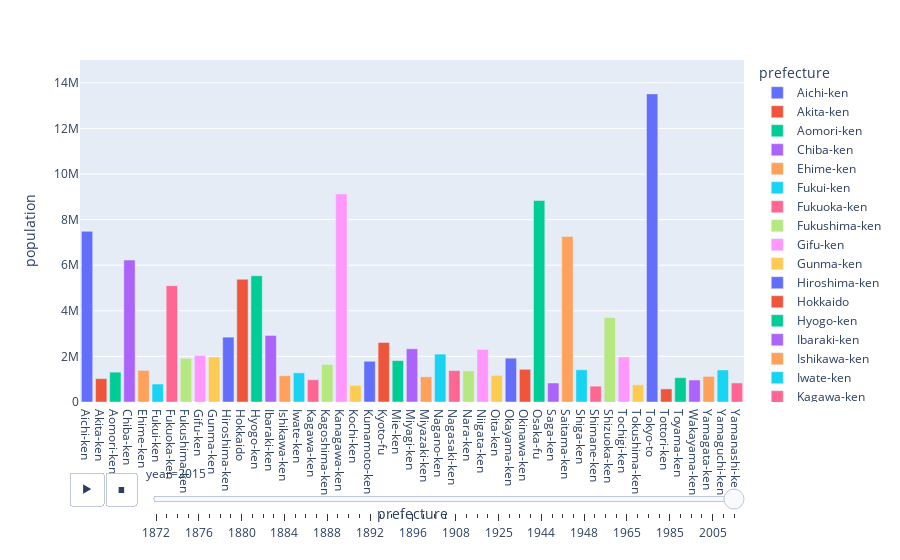

Source (notebook cell):
### Markdown cell above
From the historical population graph and a snippet of the dataset table above, the population of Japan had an increasing trend from the late 1800s to early 2000s. However, during the 1990s, the growth gradually slowed down and at around 2010, the population reached its historic maximum and started to decline. We see that around the time of World War 1 and 2, population had a sharp decline, but the context of the current decline is different. There are currently no wars Japan is actively taking part in and the slope behavior approaching the decline is different compared to the decline experienced in the 1920s and 1940s. We see the current decline is more gradual whereas the previous declines were relatively sharp.

### Code cell
# this code was adapted from https://plotly.com/python/animations/
fig = px.bar(population, x="prefecture", y="population", color="prefecture", animation_frame="year", animation_group="prefecture", range_y=[0,15_000_000])
fig.show()

### Figure 1 — Plotly figure (JSON) as saved in the notebook; plotly's stock layout.template omitted (floating-point values rounded to 4 significant figures)
{"data": [{"alignmentgroup": "True", "hovertemplate": "prefecture=%{x}<br>year=2015<br>population=%{y}<extra></extra>", "ids": ["Aichi-ken"], "legendgroup": "Aichi-ken", "marker": {"color": "#636efa", "pattern": {"shape": ""}}, "name": "Aichi-ken", "offsetgroup": "Aichi-ken", "orientation": "v", "showlegend": true, "textposition": "auto", "type": "bar", "x": ["Aichi-ken"], "xaxis": "x", "y": [7484094], "yaxis": "y"}, {"alignmentgroup": "True", "hovertemplate": "prefecture=%{x}<br>year=2015<br>population=%{y}<extra></extra>", "ids": ["Akita-ken"], "legendgroup": "Akita-ken", "marker": {"color": "#EF553B", "pattern": {"shape": ""}}, "name": "Akita-ken", "offsetgroup": "Akita-ken", "orientation": "v", "showlegend": true, "textposition": "auto", "type": "bar", "x": ["Akita-ken"], "xaxis": "x", "y": [1022839], "yaxis": "y"}, {"alignmentgroup": "True", "hovertemplate": "prefecture=%{x}<br>year=2015<br>population=%{y}<extra></extra>", "ids": ["Aomori-ken"], "legendgroup": "Aomori-ken", "marker": {"color": "#00cc96", "pattern": {"shape": ""}}, "name": "Aomori-ken", "offsetgroup": "Aomori-ken", "orientation": "v", "showlegend": true, "textposition": "auto", "type": "bar", "x": ["Aomori-ken"], "xaxis": "x", "y": [1308649], "yaxis": "y"}, {"alignmentgroup": "True", "hovertemplate": "prefecture=%{x}<br>year=2015<br>population=%{y}<extra></extra>", "ids": ["Chiba-ken"], "legendgroup": "Chiba-ken", "marker": {"color": "#ab63fa", "pattern": {"shape": ""}}, "name": "Chiba-ken", "offsetgroup": "Chiba-ken", "orientation": "v", "showlegend": true, "textposition": "auto", "type": "bar", "x": ["Chiba-ken"], "xaxis": "x", "y": [6224027], "yaxis": "y"}, {"alignmentgroup": "True", "hovertemplate": "prefecture=%{x}<br>year=2015<br>population=%{y}<extra></extra>", "ids": ["Ehime-ken"], "legendgroup": "Ehime-ken", "marker": {"color": "#FFA15A", "pattern": {"shape": ""}}, "name": "Ehime-ken", "offsetgroup": "Ehime-ken", "orientation": "v", "showlegend": true, "textposition": "auto", "type": "bar", "x": ["Ehime-ken"], "xaxis": "x", "y": [1385840], "yaxis": "y"}, {"alignmentgroup": "True", "hovertemplate": "prefecture=%{x}<br>year=2015<br>population=%{y}<extra></extra>", "ids": ["Fukui-ken"], "legendgroup": "Fukui-ken", "marker": {"color": "#19d3f3", "pattern": {"shape": ""}}, "name": "Fukui-ken", "offsetgroup": "Fukui-ken", "orientation": "v", "showlegend": true, "textposition": "auto", "type": "bar", "x": ["Fukui-ken"], "xaxis": "x", "y": [787099], "yaxis": "y"}, {"alignmentgroup": "True", "hovertemplate": "prefecture=%{x}<br>year=2015<br>population=%{y}<extra></extra>", "ids": ["Fukuoka-ken"], "legendgroup": "Fukuoka-ken", "marker": {"color": "#FF6692", "pattern": {"shape": ""}}, "name": "Fukuoka-ken", "offsetgroup": "Fukuoka-ken", "orientation": "v", "showlegend": true, "textposition": "auto", "type": "bar", "x": ["Fukuoka-ken"], "xaxis": "x", "y": [5102871], "yaxis": "y"}, {"alignmentgroup": "True", "hovertemplate": "prefecture=%{x}<br>year=2015<br>population=%{y}<extra></extra>", "ids": ["Fukushima-ken"], "legendgroup": "Fukushima-ken", "marker": {"color": "#B6E880", "pattern": {"shape": ""}}, "name": "Fukushima-ken", "offsetgroup": "Fukushima-ken", "orientation": "v", "showlegend": true, "textposition": "auto", "type": "bar", "x": ["Fukushima-ken"], "xaxis": "x", "y": [1913606], "yaxis": "y"}, {"alignmentgroup": "True", "hovertemplate": "prefecture=%{x}<br>year=2015<br>population=%{y}<extra></extra>", "ids": ["Gifu-ken"], "legendgroup": "Gifu-ken", "marker": {"color": "#FF97FF", "pattern": {"shape": ""}}, "name": "Gifu-ken", "offsetgroup": "Gifu-ken", "orientation": "v", "showlegend": true, "textposition": "auto", "type": "bar", "x": ["Gifu-ken"], "xaxis": "x", "y": [2032533], "yaxis": "y"}, {"alignmentgroup": "True", "hovertemplate": "prefecture=%{x}<br>year=2015<br>population=%{y}<extra></extra>", "ids": ["Gunma-ken"], "legendgroup": "Gunma-ken", "marker": {"color": "#FECB52", "pattern": {"shape": ""}}, "name": "Gunma-ken", "offsetgroup": "Gunma-ken", "orientation": "v", "showlegend": true, "textposition": "auto", "type": "bar", "x": ["Gunma-ken"], "xaxis": "x", "y": [1973476], "yaxis": "y"}, {"alignmentgroup": "True", "hovertemplate": "prefecture=%{x}<br>year=2015<br>population=%{y}<extra></extra>", "ids": ["Hiroshima-ken"], "legendgroup": "Hiroshima-ken", "marker": {"color": "#636efa", "pattern": {"shape": ""}}, "name": "Hiroshima-ken", "offsetgroup": "Hiroshima-ken", "orientation": "v", "showlegend": true, "textposition": "auto", "type": "bar", "x": ["Hiroshima-ken"], "xaxis": "x", "y": [2844963], "yaxis": "y"}, {"alignmentgroup": "True", "hovertemplate": "prefecture=%{x}<br>year=2015<br>population=%{y}<extra></extra>", "ids": ["Hokkaido"], "legendgroup": "Hokkaido", "marker": {"color": "#EF553B", "pattern": {"shape": ""}}, "name": "Hokkaido", "offsetgroup": "Hokkaido", "orientation": "v", "showlegend": true, "textposition": "auto", "type": "bar", "x": ["Hokkaido"], "xaxis": "x", "y": [5383579], "yaxis": "y"}, {"alignmentgroup": "True", "hovertemplate": "prefecture=%{x}<br>year=2015<br>population=%{y}<extra></extra>", "ids": ["Hyogo-ken"], "legendgroup": "Hyogo-ken", "marker": {"color": "#00cc96", "pattern": {"shape": ""}}, "name": "Hyogo-ken", "offsetgroup": "Hyogo-ken", "orientation": "v", "showlegend": true, "textposition": "auto", "type": "bar", "x": ["Hyogo-ken"], "xaxis": "x", "y": [5536989], "yaxis": "y"}, {"alignmentgroup": "True", "hovertemplate": "prefecture=%{x}<br>year=2015<br>population=%{y}<extra></extra>", "ids": ["Ibaraki-ken"], "legendgroup": "Ibaraki-ken", "marker": {"color": "#ab63fa", "pattern": {"shape": ""}}, "name": "Ibaraki-ken", "offsetgroup": "Ibaraki-ken", "orientation": "v", "showlegend": true, "textposition": "auto", "type": "bar", "x": ["Ibaraki-ken"], "xaxis": "x", "y": [2917857], "yaxis": "y"}, {"alignmentgroup": "True", "hovertemplate": "prefecture=%{x}<br>year=2015<br>population=%{y}<extra></extra>", "ids": ["Ishikawa-ken"], "legendgroup": "Ishikawa-ken", "marker": {"color": "#FFA15A", "pattern": {"shape": ""}}, "name": "Ishikawa-ken", "offsetgroup": "Ishikawa-ken", "orientation": "v", "showlegend": true, "textposition": "auto", "type": "bar", "x": ["Ishikawa-ken"], "xaxis": "x", "y": [1154343], "yaxis": "y"}, {"alignmentgroup": "True", "hovertemplate": "prefecture=%{x}<br>year=2015<br>population=%{y}<extra></extra>", "ids": ["Iwate-ken"], "legendgroup": "Iwate-ken", "marker": {"color": "#19d3f3", "pattern": {"shape": ""}}, "name": "Iwate-ken", "offsetgroup": "Iwate-ken", "orientation": "v", "showlegend": true, "textposition": "auto", "type": "bar", "x": ["Iwate-ken"], "xaxis": "x", "y": [1279814], "yaxis": "y"}, {"alignmentgroup": "True", "hovertemplate": "prefecture=%{x}<br>year=2015<br>population=%{y}<extra></extra>", "ids": ["Kagawa-ken"], "legendgroup": "Kagawa-ken", "marker": {"color": "#FF6692", "pattern": {"shape": ""}}, "name": "Kagawa-ken", "offsetgroup": "Kagawa-ken", "orientation": "v", "showlegend": true, "textposition": "auto", "type": "bar", "x": ["Kagawa-ken"], "xaxis": "x", "y": [976756], "yaxis": "y"}, {"alignmentgroup": "True", "hovertemplate": "prefecture=%{x}<br>year=2015<br>population=%{y}<extra></extra>", "ids": ["Kagoshima-ken"], "legendgroup": "Kagoshima-ken", "marker": {"color": "#B6E880", "pattern": {"shape": ""}}, "name": "Kagoshima-ken", "offsetgroup": "Kagoshima-ken", "orientation": "v", "showlegend": true, "textposition": "auto", "type": "bar", "x": ["Kagoshima-ken"], "xaxis": "x", "y": [1648752], "yaxis": "y"}, {"alignmentgroup": "True", "hovertemplate": "prefecture=%{x}<br>year=2015<br>population=%{y}<extra></extra>", "ids": ["Kanagawa-ken"], "legendgroup": "Kanagawa-ken", "marker": {"color": "#FF97FF", "pattern": {"shape": ""}}, "name": "Kanagawa-ken", "offsetgroup": "Kanagawa-ken", "orientation": "v", "showlegend": true, "textposition": "auto", "type": "bar", "x": ["Kanagawa-ken"], "xaxis": "x", "y": [9127323], "yaxis": "y"}, {"alignmentgroup": "True", "hovertemplate": "prefecture=%{x}<br>year=2015<br>population=%{y}<extra></extra>", "ids": ["Kochi-ken"], "legendgroup": "Kochi-ken", "marker": {"color": "#FECB52", "pattern": {"shape": ""}}, "name": "Kochi-ken", "offsetgroup": "Kochi-ken", "orientation": "v", "showlegend": true, "textposition": "auto", "type": "bar", "x": ["Kochi-ken"], "xaxis": "x", "y": [728461], "yaxis": "y"}, {"alignmentgroup": "True", "hovertemplate": "prefecture=%{x}<br>year=2015<br>population=%{y}<extra></extra>", "ids": ["Kumamoto-ken"], "legendgroup": "Kumamoto-ken", "marker": {"color": "#636efa", "pattern": {"shape": ""}}, "name": "Kumamoto-ken", "offsetgroup": "Kumamoto-ken", "orientation": "v", "showlegend": true, "textposition": "auto", "type": "bar", "x": ["Kumamoto-ken"], "xaxis": "x", "y": [1786969], "yaxis": "y"}, {"alignmentgroup": "True", "hovertemplate": "prefecture=%{x}<br>year=2015<br>population=%{y}<extra></extra>", "ids": ["Kyoto-fu"], "legendgroup": "Kyoto-fu", "marker": {"color": "#EF553B", "pattern": {"shape": ""}}, "name": "Kyoto-fu", "offsetgroup": "Kyoto-fu", "orientation": "v", "showlegend": true, "textposition": "auto", "type": "bar", "x": ["Kyoto-fu"], "xaxis": "x", "y": [2610140], "yaxis": "y"}, {"alignmentgroup": "True", "hovertemplate": "prefecture=%{x}<br>year=2015<br>population=%{y}<extra></extra>", "ids": ["Mie-ken"], "legendgroup": "Mie-ken", "marker": {"color": "#00cc96", "pattern": {"shape": ""}}, "name": "Mie-ken", "offsetgroup": "Mie-ken", "orientation": "v", "showlegend": true, "textposition": "auto", "type": "bar", "x": ["Mie-ken"], "xaxis": "x", "y": [1815827], "yaxis": "y"}, {"alignmentgroup": "True", "hovertemplate": "prefecture=%{x}<br>year=2015<br>population=%{y}<extra></extra>", "ids": ["Miyagi-ken"], "legendgroup": "Miyagi-ken", "marker": {"color": "#ab63fa", "pattern": {"shape": ""}}, "name": "Miyagi-ken", "offsetgroup": "Miyagi-ken", "orientation": "v", "showlegend": true, "textposition": "auto", "type": "bar", "x": ["Miyagi-ken"], "xaxis": "x", "y": [2334215], "yaxis": "y"}, {"alignmentgroup": "True", "hovertemplate": "prefecture=%{x}<br>year=2015<br>population=%{y}<extra></extra>", "ids": ["Miyazaki-ken"], "legendgroup": "Miyazaki-ken", "marker": {"color": "#FFA15A", "pattern": {"shape": ""}}, "name": "Miyazaki-ken", "offsetgroup": "Miyazaki-ken", "orientation": "v", "showlegend": true, "textposition": "auto", "type": "bar", "x": ["Miyazaki-ken"], "xaxis": "x", "y": [1104377], "yaxis": "y"}, {"alignmentgroup": "True", "hovertemplate": "prefecture=%{x}<br>year=2015<br>population=%{y}<extra></extra>", "ids": ["Nagano-ken"], "legendgroup": "Nagano-ken", "marker": {"color": "#19d3f3", "pattern": {"shape": ""}}, "name": "Nagano-ken", "offsetgroup": "Nagano-ken", "orientation": "v", "showlegend": true, "textposition": "auto", "type": "bar", "x": ["Nagano-ken"], "xaxis": "x", "y": [2099759], "yaxis": "y"}, {"alignmentgroup": "True", "hovertemplate": "prefecture=%{x}<br>year=2015<br>population=%{y}<extra></extra>", "ids": ["Nagasaki-ken"], "legendgroup": "Nagasaki-ken", "marker": {"color": "#FF6692", "pattern": {"shape": ""}}, "name": "Nagasaki-ken", "offsetgroup": "Nagasaki-ken", "orientation": "v", "showlegend": true, "textposition": "auto", "type": "bar", "x": ["Nagasaki-ken"], "xaxis": "x", "y": [1377780], "yaxis": "y"}, {"alignmentgroup": "True", "hovertemplate": "prefecture=%{x}<br>year=2015<br>population=%{y}<extra></extra>", "ids": ["Nara-ken"], "legendgroup": "Nara-ken", "marker": {"color": "#B6E880", "pattern": {"shape": ""}}, "name": "Nara-ken", "offsetgroup": "Nara-ken", "orientation": "v", "showlegend": true, "textposition": "auto", "type": "bar", "x": ["Nara-ken"], "xaxis": "x", "y": [1365008], "yaxis": "y"}, {"alignmentgroup": "True", "hovertemplate": "prefecture=%{x}<br>year=2015<br>population=%{y}<extra></extra>", "ids": ["Niigata-ken"], "legendgroup": "Niigata-ken", "marker": {"color": "#FF97FF", "pattern": {"shape": ""}}, "name": "Niigata-ken", "offsetgroup": "Niigata-ken", "orientation": "v", "showlegend": true, "textposition": "auto", "type": "bar", "x": ["Niigata-ken"], "xaxis": "x", "y": [2305098], "yaxis": "y"}, {"alignmentgroup": "True", "hovertemplate": "prefecture=%{x}<br>year=2015<br>population=%{y}<extra></extra>", "ids": ["Oita-ken"], "legendgroup": "Oita-ken", "marker": {"color": "#FECB52", "pattern": {"shape": ""}}, "name": "Oita-ken", "offsetgroup": "Oita-ken", "orientation": "v", "showlegend": true, "textposition": "auto", "type": "bar", "x": ["Oita-ken"], "xaxis": "x", "y": [1166729], "yaxis": "y"}, {"alignmentgroup": "True", "hovertemplate": "prefecture=%{x}<br>year=2015<br>population=%{y}<extra></extra>", "ids": ["Okayama-ken"], "legendgroup": "Okayama-ken", "marker": {"color": "#636efa", "pattern": {"shape": ""}}, "name": "Okayama-ken", "offsetgroup": "Okayama-ken", "orientation": "v", "showlegend": true, "textposition": "auto", "type": "bar", "x": ["Okayama-ken"], "xaxis": "x", "y": [1922181], "yaxis": "y"}, {"alignmentgroup": "True", "hovertemplate": "prefecture=%{x}<br>year=2015<br>population=%{y}<extra></extra>", "ids": ["Okinawa-ken"], "legendgroup": "Okinawa-ken", "marker": {"color": "#EF553B", "pattern": {"shape": ""}}, "name": "Okinawa-ken", "offsetgroup": "Okinawa-ken", "orientation": "v", "showlegend": true, "textposition": "auto", "type": "bar", "x": ["Okinawa-ken"], "xaxis": "x", "y": [1434138], "yaxis": "y"}, {"alignmentgroup": "True", "hovertemplate": "prefecture=%{x}<br>year=2015<br>population=%{y}<extra></extra>", "ids": ["Osaka-fu"], "legendgroup": "Osaka-fu", "marker": {"color": "#00cc96", "pattern": {"shape": ""}}, "name": "Osaka-fu", "offsetgroup": "Osaka-fu", "orientation": "v", "showlegend": true, "textposition": "auto", "type": "bar", "x": ["Osaka-fu"], "xaxis": "x", "y": [8838908], "yaxis": "y"}, {"alignmentgroup": "True", "hovertemplate": "prefecture=%{x}<br>year=2015<br>population=%{y}<extra></extra>", "ids": ["Saga-ken"], "legendgroup": "Saga-ken", "marker": {"color": "#ab63fa", "pattern": {"shape": ""}}, "name": "Saga-ken", "offsetgroup": "Saga-ken", "orientation": "v", "showlegend": true, "textposition": "auto", "type": "bar", "x": ["Saga-ken"], "xaxis": "x", "y": [833245], "yaxis": "y"}, {"alignmentgroup": "True", "hovertemplate": "prefecture=%{x}<br>year=2015<br>population=%{y}<extra></extra>", "ids": ["Saitama-ken"], "legendgroup": "Saitama-ken", "marker": {"color": "#FFA15A", "pattern": {"shape": ""}}, "name": "Saitama-ken", "offsetgroup": "Saitama-ken", "orientation": "v", "showlegend": true, "textposition": "auto", "type": "bar", "x": ["Saitama-ken"], "xaxis": "x", "y": [7261271], "yaxis": "y"}, {"alignmentgroup": "True", "hovertemplate": "prefecture=%{x}<br>year=2015<br>population=%{y}<extra></extra>", "ids": ["Shiga-ken"], "legendgroup": "Shiga-ken", "marker": {"color": "#19d3f3", "pattern": {"shape": ""}}, "name": "Shiga-ken", "offsetgroup": "Shiga-ken", "orientation": "v", "showlegend": true, "textposition": "auto", "type": "bar", "x": ["Shiga-ken"], "xaxis": "x", "y": [1413184], "yaxis": "y"}, {"alignmentgroup": "True", "hovertemplate": "prefecture=%{x}<br>year=2015<br>population=%{y}<extra></extra>", "ids": ["Shimane-ken"], "legendgroup": "Shimane-ken", "marker": {"color": "#FF6692", "pattern": {"shape": ""}}, "name": "Shimane-ken", "offsetgroup": "Shimane-ken", "orientation": "v", "showlegend": true, "textposition": "auto", "type": "bar", "x": ["Shimane-ken"], "xaxis": "x", "y": [694188], "yaxis": "y"}, {"alignmentgroup": "True", "hovertemplate": "prefecture=%{x}<br>year=2015<br>population=%{y}<extra></extra>", "ids": ["Shizuoka-ken"], "legendgroup": "Shizuoka-ken", "marker": {"color": "#B6E880", "pattern": {"shape": ""}}, "name": "Shizuoka-ken", "offsetgroup": "Shizuoka-ken", "orientation": "v", "showlegend": true, "textposition": "auto", "type": "bar", "x": ["Shizuoka-ken"], "xaxis": "x", "y": [3701181], "yaxis": "y"}, {"alignmentgroup": "True", "hovertemplate": "prefecture=%{x}<br>year=2015<br>population=%{y}<extra></extra>", "ids": ["Tochigi-ken"], "legendgroup": "Tochigi-ken", "marker": {"color": "#FF97FF", "pattern": {"shape": ""}}, "name": "Tochigi-ken", "offsetgroup": "Tochigi-ken", "orientation": "v", "showlegend": true, "textposition": "auto", "type": "bar", "x": ["Tochigi-ken"], "xaxis": "x", "y": [1974671], "yaxis": "y"}, {"alignmentgroup": "True", "hovertemplate": "prefecture=%{x}<br>year=2015<br>population=%{y}<extra></extra>", "ids": ["Tokushima-ken"], "legendgroup": "Tokushima-ken", "marker": {"color": "#FECB52", "pattern": {"shape": ""}}, "name": "Tokushima-ken", "offsetgroup": "Tokushima-ken", "orientation": "v", "showlegend": true, "textposition": "auto", "type": "bar", "x": ["Tokushima-ken"], "xaxis": "x", "y": [756063], "yaxis": "y"}, {"alignmentgroup": "True", "hovertemplate": "prefecture=%{x}<br>year=2015<br>population=%{y}<extra></extra>", "ids": ["Tokyo-to"], "legendgroup": "Tokyo-to", "marker": {"color": "#636efa", "pattern": {"shape": ""}}, "name": "Tokyo-to", "offsetgroup": "Tokyo-to", "orientation": "v", "showlegend": true, "textposition": "auto", "type": "bar", "x": ["Tokyo-to"], "xaxis": "x", "y": [13513734], "yaxis": "y"}, {"alignmentgroup": "True", "hovertemplate": "prefecture=%{x}<br>year=2015<br>population=%{y}<extra></extra>", "ids": ["Tottori-ken"], "legendgroup": "Tottori-ken", "marker": {"color": "#EF553B", "pattern": {"shape": ""}}, "name": "Tottori-ken", "offsetgroup": "Tottori-ken", "orientation": "v", "showlegend": true, "textposition": "auto", "type": "bar", "x": ["Tottori-ken"], "xaxis": "x", "y": [573648], "yaxis": "y"}, {"alignmentgroup": "True", "hovertemplate": "prefecture=%{x}<br>year=2015<br>population=%{y}<extra></extra>", "ids": ["Toyama-ken"], "legendgroup": "Toyama-ken", "marker": {"color": "#00cc96", "pattern": {"shape": ""}}, "name": "Toyama-ken", "offsetgroup": "Toyama-ken", "orientation": "v", "showlegend": true, "textposition": "auto", "type": "bar", "x": ["Toyama-ken"], "xaxis": "x", "y": [1066883], "yaxis": "y"}, {"alignmentgroup": "True", "hovertemplate": "prefecture=%{x}<br>year=2015<br>population=%{y}<extra></extra>", "ids": ["Wakayama-ken"], "legendgroup": "Wakayama-ken", "marker": {"color": "#ab63fa", "pattern": {"shape": ""}}, "name": "Wakayama-ken", "offsetgroup": "Wakayama-ken", "orientation": "v", "showlegend": true, "textposition": "auto", "type": "bar", "x": ["Wakayama-ken"], "xaxis": "x", "y": [963850], "yaxis": "y"}, {"alignmentgroup": "True", "hovertemplate": "prefecture=%{x}<br>year=2015<br>population=%{y}<extra></extra>", "ids": ["Yamagata-ken"], "legendgroup": "Yamagata-ken", "marker": {"color": "#FFA15A", "pattern": {"shape": ""}}, "name": "Yamagata-ken", "offsetgroup": "Yamagata-ken", "orientation": "v", "showlegend": true, "textposition": "auto", "type": "bar", "x": ["Yamagata-ken"], "xaxis": "x", "y": [1122957], "yaxis": "y"}, {"alignmentgroup": "True", "hovertemplate": "prefecture=%{x}<br>year=2015<br>population=%{y}<extra></extra>", "ids": ["Yamaguchi-ken"], "legendgroup": "Yamaguchi-ken", "marker": {"color": "#19d3f3", "pattern": {"shape": ""}}, "name": "Yamaguchi-ken", "offsetgroup": "Yamaguchi-ken", "orientation": "v", "showlegend": true, "textposition": "auto", "type": "bar", "x": ["Yamaguchi-ken"], "xaxis": "x", "y": [1405007], "yaxis": "y"}, {"alignmentgroup": "True", "hovertemplate": "prefecture=%{x}<br>year=2015<br>population=%{y}<extra></extra>", "ids": ["Yamanashi-ken"], "legendgroup": "Yamanashi-ken", "marker": {"color": "#FF6692", "pattern": {"shape": ""}}, "name": "Yamanashi-ken", "offsetgroup": "Yamanashi-ken", "orientation": "v", "showlegend": true, "textposition": "auto", "type": "bar", "x": ["Yamanashi-ken"], "xaxis": "x", "y": [835165], "yaxis": "y"}], "layout": {"autosize": true, "barmode": "relative", "legend": {"title": {"text": "prefecture"}, "tracegroupgap": 0}, "margin": {"t": 60}, "sliders": [{"active": 54, "currentvalue": {"prefix": "year="}, "len": 0.9, "pad": {"b": 10, "t": 60}, "steps": [{"args": [["1872"], {"frame": {"duration": 0, "redraw": true}, "fromcurrent": true, "mode": "immediate", "transition": {"duration": 0, "easing": "linear"}}], "label": "1872", "method": "animate"}, {"args": [["1873"], {"frame": {"duration": 0, "redraw": true}, "fromcurrent": true, "mode": "immediate", "transition": {"duration": 0, "easing": "linear"}}], "label": "1873", "method": "animate"}, {"args": [["1874"], {"frame": {"duration": 0, "redraw": true}, "fromcurrent": true, "mode": "immediate", "transition": {"duration": 0, "easing": "linear"}}], "label": "1874", "method": "animate"}, {"args": [["1875"], {"frame": {"duration": 0, "redraw": true}, "fromcurrent": true, "mode": "immediate", "transition": {"duration": 0, "easing": "linear"}}], "label": "1875", "method": "animate"}, {"args": [["1876"], {"frame": {"duration": 0, "redraw": true}, "fromcurrent": true, "mode": "immediate", "transition": {"duration": 0, "easing": "linear"}}], "label": "1876", "method": "animate"}, {"args": [["1877"], {"frame": {"duration": 0, "redraw": true}, "fromcurrent": true, "mode": "immediate", "transition": {"duration": 0, "easing": "linear"}}], "label": "1877", "method": "animate"}, {"args": [["1878"], {"frame": {"duration": 0, "redraw": true}, "fromcurrent": true, "mode": "immediate", "transition": {"duration": 0, "easing": "linear"}}], "label": "1878", "method": "animate"}, {"args": [["1879"], {"frame": {"duration": 0, "redraw": true}, "fromcurrent": true, "mode": "immediate", "transition": {"duration": 0, "easing": "linear"}}], "label": "1879", "method": "animate"}, {"args": [["1880"], {"frame": {"duration": 0, "redraw": true}, "fromcurrent": true, "mode": "immediate", "transition": {"duration": 0, "easing": "linear"}}], "label": "1880", "method": "animate"}, {"args": [["1881"], {"frame": {"duration": 0, "redraw": true}, "fromcurrent": true, "mode": "immediate", "transition": {"duration": 0, "easing": "linear"}}], "label": "1881", "method": "animate"}, {"args": [["1882"], {"frame": {"duration": 0, "redraw": true}, "fromcurrent": true, "mode": "immediate", "transition": {"duration": 0, "easing": "linear"}}], "label": "1882", "method": "animate"}, {"args": [["1883"], {"frame": {"duration": 0, "redraw": true}, "fromcurrent": true, "mode": "immediate", "transition": {"duration": 0, "easing": "linear"}}], "label": "1883", "method": "animate"}, {"args": [["1884"], {"frame": {"duration": 0, "redraw": true}, "fromcurrent": true, "mode": "immediate", "transition": {"duration": 0, "easing": "linear"}}], "label": "1884", "method": "animate"}, {"args": [["1885"], {"frame": {"duration": 0, "redraw": true}, "fromcurrent": true, "mode": "immediate", "transition": {"duration": 0, "easing": "linear"}}], "label": "1885", "method": "animate"}, {"args": [["1886"], {"frame": {"duration": 0, "redraw": true}, "fromcurrent": true, "mode": "immediate", "transition": {"duration": 0, "easing": "linear"}}], "label": "1886", "method": "animate"}, {"args": [["1887"], {"frame": {"duration": 0, "redraw": true}, "fromcurrent": true, "mode": "immediate", "transition": {"duration": 0, "easing": "linear"}}], "label": "1887", "method": "animate"}, {"args": [["1888"], {"frame": {"duration": 0, "redraw": true}, "fromcurrent": true, "mode": "immediate", "transition": {"duration": 0, "easing": "linear"}}], "label": "1888", "method": "animate"}, {"args": [["1889"], {"frame": {"duration": 0, "redraw": true}, "fromcurrent": true, "mode": "immediate", "transition": {"duration": 0, "easing": "linear"}}], "label": "1889", "method": "animate"}, {"args": [["1890"], {"frame": {"duration": 0, "redraw": true}, "fromcurrent": true, "mode": "immediate", "transition": {"duration": 0, "easing": "linear"}}], "label": "1890", "method": "animate"}, {"args": [["1891"], {"frame": {"duration": 0, "redraw": true}, "fromcurrent": true, "mode": "immediate", "transition": {"duration": 0, "easing": "linear"}}], "label": "1891", "method": "animate"}, {"args": [["1892"], {"frame": {"duration": 0, "redraw": true}, "fromcurrent": true, "mode": "immediate", "transition": {"duration": 0, "easing": "linear"}}], "label": "1892", "method": "animate"}, {"args": [["1893"], {"frame": {"duration": 0, "redraw": true}, "fromcurrent": true, "mode": "immediate", "transition": {"duration": 0, "easing": "linear"}}], "label": "1893", "method": "animate"}, {"args": [["1894"], {"frame": {"duration": 0, "redraw": true}, "fromcurrent": true, "mode": "immediate", "transition": {"duration": 0, "easing": "linear"}}], "label": "1894", "method": "animate"}, {"args": [["1895"], {"frame": {"duration": 0, "redraw": true}, "fromcurrent": true, "mode": "immediate", "transition": {"duration": 0, "easing": "linear"}}], "label": "1895", "method": "animate"}, {"args": [["1896"], {"frame": {"duration": 0, "redraw": true}, "fromcurrent": true, "mode": "immediate", "transition": {"duration": 0, "easing": "linear"}}], "label": "1896", "method": "animate"}, {"args": [["1897"], {"frame": {"duration": 0, "redraw": true}, "fromcurrent": true, "mode": "immediate", "transition": {"duration": 0, "easing": "linear"}}], "label": "1897", "method": "animate"}, {"args": [["1898"], {"frame": {"duration": 0, "redraw": true}, "fromcurrent": true, "mode": "immediate", "transition": {"duration": 0, "easing": "linear"}}], "label": "1898", "method": "animate"}, {"args": [["1903"], {"frame": {"duration": 0, "redraw": true}, "fromcurrent": true, "mode": "immediate", "transition": {"duration": 0, "easing": "linear"}}], "label": "1903", "method": "animate"}, {"args": [["1908"], {"frame": {"duration": 0, "redraw": true}, "fromcurrent": true, "mode": "immediate", "transition": {"duration": 0, "easing": "linear"}}], "label": "1908", "method": "animate"}, {"args": [["1913"], {"frame": {"duration": 0, "redraw": true}, "fromcurrent": true, "mode": "immediate", "transition": {"duration": 0, "easing": "linear"}}], "label": "1913", "method": "animate"}, {"args": [["1918"], {"frame": {"duration": 0, "redraw": true}, "fromcurrent": true, "mode": "immediate", "transition": {"duration": 0, "easing": "linear"}}], "label": "1918", "method": "animate"}, {"args": [["1920"], {"frame": {"duration": 0, "redraw": true}, "fromcurrent": true, "mode": "immediate", "transition": {"duration": 0, "easing": "linear"}}], "label": "1920", "method": "animate"}, {"args": [["1925"], {"frame": {"duration": 0, "redraw": true}, "fromcurrent": true, "mode": "immediate", "transition": {"duration": 0, "easing": "linear"}}], "label": "1925", "method": "animate"}, {"args": [["1930"], {"frame": {"duration": 0, "redraw": true}, "fromcurrent": true, "mode": "immediate", "transition": {"duration": 0, "easing": "linear"}}], "label": "1930", "method": "animate"}, {"args": [["1935"], {"frame": {"duration": 0, "redraw": true}, "fromcurrent": true, "mode": "immediate", "transition": {"duration": 0, "easing": "linear"}}], "label": "1935", "method": "animate"}, {"args": [["1940"], {"frame": {"duration": 0, "redraw": true}, "fromcurrent": true, "mode": "immediate", "transition": {"duration": 0, "easing": "linear"}}], "label": "1940", "method": "animate"}, {"args": [["1944"], {"frame": {"duration": 0, "redraw": true}, "fromcurrent": true, "mode": "immediate", "transition": {"duration": 0, "easing": "linear"}}], "label": "1944", "method": "animate"}, {"args": [["1945"], {"frame": {"duration": 0, "redraw": true}, "fromcurrent": true, "mode": "immediate", "transition": {"duration": 0, "easing": "linear"}}], "label": "1945", "method": "animate"}, {"args": [["1946"], {"frame": {"duration": 0, "redraw": true}, "fromcurrent": true, "mode": "immediate", "transition": {"duration": 0, "easing": "linear"}}], "label": "1946", "method": "animate"}, {"args": [["1947"], {"frame": {"duration": 0, "redraw": true}, "fromcurrent": true, "mode": "immediate", "transition": {"duration": 0, "easing": "linear"}}], "label": "1947", "method": "animate"}, {"args": [["1948"], {"frame": {"duration": 0, "redraw": true}, "fromcurrent": true, "mode": "immediate", "transition": {"duration": 0, "easing": "linear"}}], "label": "1948", "method": "animate"}, {"args": [["1950"], {"frame": {"duration": 0, "redraw": true}, "fromcurrent": true, "mode": "immediate", "transition": {"duration": 0, "easing": "linear"}}], "label": "1950", "method": "animate"}, {"args": [["1955"], {"frame": {"duration": 0, "redraw": true}, "fromcurrent": true, "mode": "immediate", "transition": {"duration": 0, "easing": "linear"}}], "label": "1955", "method": "animate"}, {"args": [["1960"], {"frame": {"duration": 0, "redraw": true}, "fromcurrent": true, "mode": "immediate", "transition": {"duration": 0, "easing": "linear"}}], "label": "1960", "method": "animate"}, {"args": [["1965"], {"frame": {"duration": 0, "redraw": true}, "fromcurrent": true, "mode": "immediate", "transition": {"duration": 0, "easing": "linear"}}], "label": "1965", "method": "animate"}, {"args": [["1970"], {"frame": {"duration": 0, "redraw": true}, "fromcurrent": true, "mode": "immediate", "transition": {"duration": 0, "easing": "linear"}}], "label": "1970", "method": "animate"}, {"args": [["1975"], {"frame": {"duration": 0, "redraw": true}, "fromcurrent": true, "mode": "immediate", "transition": {"duration": 0, "easing": "linear"}}], "label": "1975", "method": "animate"}, {"args": [["1980"], {"frame": {"duration": 0, "redraw": true}, "fromcurrent": true, "mode": "immediate", "transition": {"duration": 0, "easing": "linear"}}], "label": "1980", "method": "animate"}, {"args": [["1985"], {"frame": {"duration": 0, "redraw": true}, "fromcurrent": true, "mode": "immediate", "transition": {"duration": 0, "easing": "linear"}}], "label": "1985", "method": "animate"}, {"args": [["1990"], {"frame": {"duration": 0, "redraw": true}, "fromcurrent": true, "mode": "immediate", "transition": {"duration": 0, "easing": "linear"}}], "label": "1990", "method": "animate"}, {"args": [["1995"], {"frame": {"duration": 0, "redraw": true}, "fromcurrent": true, "mode": "immediate", "transition": {"duration": 0, "easing": "linear"}}], "label": "1995", "method": "animate"}, {"args": [["2000"], {"frame": {"duration": 0, "redraw": true}, "fromcurrent": true, "mode": "immediate", "transition": {"duration": 0, "easing": "linear"}}], "label": "2000", "method": "animate"}, {"args": [["2005"], {"frame": {"duration": 0, "redraw": true}, "fromcurrent": true, "mode": "immediate", "transition": {"duration": 0, "easing": "linear"}}], "label": "2005", "method": "animate"}, {"args": [["2010"], {"frame": {"duration": 0, "redraw": true}, "fromcurrent": true, "mode": "immediate", "transition": {"duration": 0, "easing": "linear"}}], "label": "2010", "method": "animate"}, {"args": [["2015"], {"frame": {"duration": 0, "redraw": true}, "fromcurrent": true, "mode": "immediate", "transition": {"duration": 0, "easing": "linear"}}], "label": "2015", "method": "animate"}], "x": 0.1, "xanchor": "left", "y": 0, "yanchor": "top"}], "updatemenus": [{"active": 1, "buttons": [{"args": [null, {"frame": {"duration": 500, "redraw": true}, "fromcurrent": true, "mode": "immediate", "transition": {"duration": 500, "easing": "linear"}}], "label": "&#9654;", "method": "animate"}, {"args": [[null], {"frame": {"duration": 0, "redraw": true}, "fromcurrent": true, "mode": "immediate", "transition": {"duration": 0, "easing": "linear"}}], "label": "&#9724;", "method": "animate"}], "direction": "left", "pad": {"r": 10, "t": 70}, "showactive": false, "type": "buttons", "x": 0.1, "xanchor": "right", "y": 0, "yanchor": "top"}], "xaxis": {"anchor": "y", "autorange": true, "categoryarray": ["Aichi-ken", "Akita-ken", "Aomori-ken", "Chiba-ken", "Ehime-ken", "Fukui-ken", "Fukuoka-ken", "Fukushima-ken", "Gifu-ken", "Gunma-ken", "Hiroshima-ken", "Hokkaido", "Hyogo-ken", "Ibaraki-ken", "Ishikawa-ken", "Iwate-ken", "Kagawa-ken", "Kagoshima-ken", "Kanagawa-ken", "Kochi-ken", "Kumamoto-ken", "Kyoto-fu", "Mie-ken", "Miyagi-ken", "Miyazaki-ken", "Nagano-ken", "Nagasaki-ken", "Nara-ken", "Niigata-ken", "Oita-ken", "Okayama-ken", "Okinawa-ken", "Osaka-fu", "Saga-ken", "Saitama-ken", "Shiga-ken", "Shimane-ken", "Shizuoka-ken", "Tochigi-ken", "Tokushima-ken", "Tokyo-to", "Tottori-ken", "Toyama-ken", "Wakayama-ken", "Yamagata-ken", "Yamaguchi-ken", "Yamanashi-ken"], "categoryorder": "array", "domain": [0, 1], "range": [-0.5, 46.5], "title": {"text": "prefecture"}, "type": "category"}, "yaxis": {"anchor": "x", "domain": [0, 1], "range": [0, 15000000], "title": {"text": "population"}, "type": "linear"}}}
